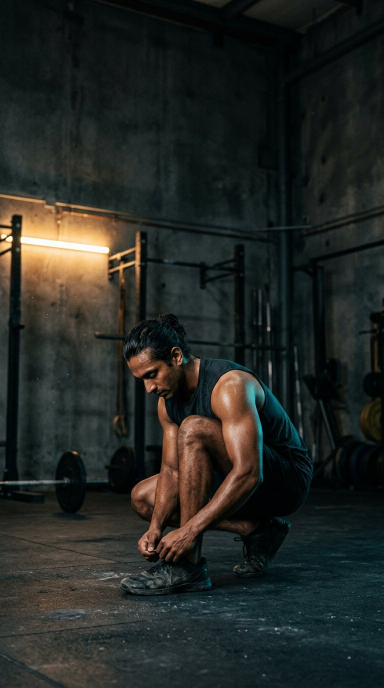
#> input picture reel-studio/episodes/MOTIVATION-01/assets/shot01.jpg, 768 x 1376 px (shown at 1/2 size)
$ python render_motivation_01.py
#> lines starting #> are read from the running program, lines starting #| are printed output that depends on the picture
#!/usr/bin/env python3
"""FITNESSBYMADDY MOTIVATION-01: 30-second, music-first, research-informed reel."""
from PIL import Image, ImageDraw, ImageFont, ImageFilter
import math, os, random, subprocess, sys

ROOT=os.path.dirname(os.path.abspath(__file__))
AS=os.path.join(ROOT,'assets')
OUT=os.path.join(ROOT,'build')
os.makedirs(OUT,exist_ok=True)
W,H,FPS=768,1376,30
DURATION=30.0
FONT_B='/usr/share/fonts/truetype/dejavu/DejaVuSans-Bold.ttf'
FONT_M='/usr/share/fonts/truetype/dejavu/DejaVuSansMono-Bold.ttf'
SCENES=[
 ('shot01.jpg','NO ONE\nIS COMING.','THE WORK STILL WAITS.',None),
 ('shot02.jpg','YOU DON’T\nNEED A MOOD.','YOU NEED A START.',None),
 ('shot07.jpg','SET THE\nCUE.','SAME TIME. SAME PROMISE.','SINGH ET AL. · 2024'),
 ('shot03.jpg','ONE REP.','THEN ANOTHER.',None),
 ('shot04.jpg','ONE MORE.','BEFORE YOU FEEL READY.',None),
 ('shot08.jpg','MOVE WHEN\nIT’S QUIET.','THAT IS THE DIFFERENCE.',None),
 ('shot09.jpg','REPEAT\nTHE PROMISE.','REPETITION BUILDS THE ROUTINE.','SINGH ET AL. · 2024'),
 ('shot10.jpg','YOUR STANDARD\nBUILDS YOU.','NOT ONE PERFECT DAY.',None),
 ('shot05.jpg','START SMALL.\nBUILD WEEKLY.','150 MINUTES · 2 STRENGTH DAYS','WHO · 2020'),
 ('shot06.jpg','SHOW UP.','FITNESSBYMADDY · TRAIN WITH PURPOSE',None),
]
# Fit outputs first, then use a very slight camera movement on every 3-second shot.
def load_bg(name):
#> called with name = 'shot01.jpg'
 im=Image.open(os.path.join(AS,name)).convert('RGB')
#> im is the input picture: PIL image 768x1376 RGB; mean R, G, B 36.3, 39.9, 36.2
 # fully cover the vertical canvas at native source size
 scale=max(W/im.width,H/im.height)
#> scale = 1
 return im.resize((round(im.width*scale),round(im.height*scale)),Image.Resampling.LANCZOS)
BGS=[load_bg(s[0]) for s in SCENES]
#> call 2 of load_bg, with name = 'shot02.jpg'
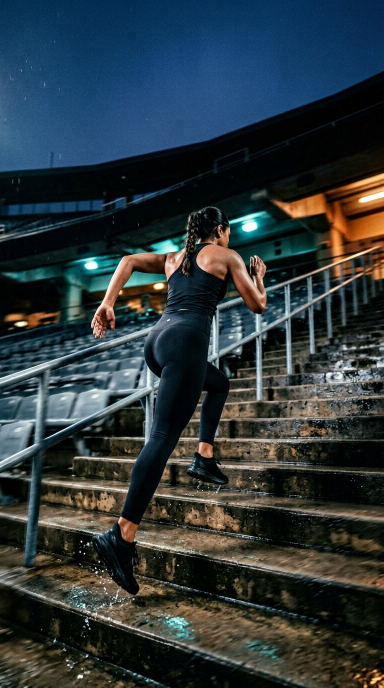
#> input picture reel-studio/episodes/MOTIVATION-01/assets/shot02.jpg, 768 x 1376 px (shown at 1/2 size)
#> in load_bg, im is the input picture: PIL image 768x1376 RGB; mean R, G, B 44.9, 55.9, 59.5
#> call 3 of load_bg, with name = 'shot07.jpg'
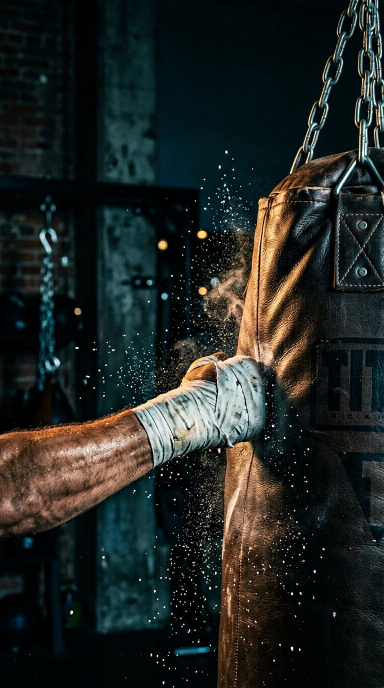
#> input picture reel-studio/episodes/MOTIVATION-01/assets/shot07.jpg, 768 x 1376 px (shown at 1/2 size)
#> in load_bg, im is the input picture: PIL image 768x1376 RGB; mean R, G, B 32.9, 37.8, 35.1
#> call 4 of load_bg, with name = 'shot03.jpg'
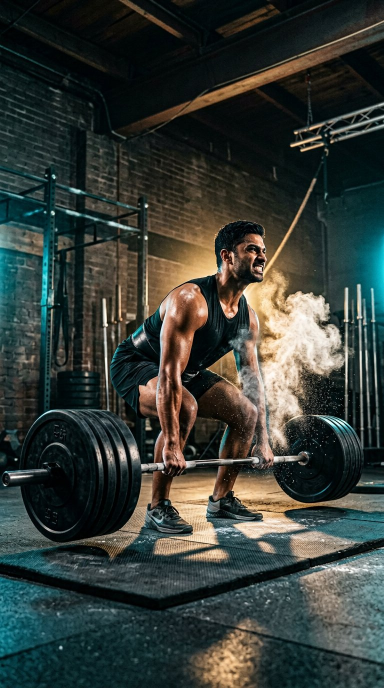
#> input picture reel-studio/episodes/MOTIVATION-01/assets/shot03.jpg, 768 x 1376 px (shown at 1/2 size)
#> in load_bg, im is the input picture: PIL image 768x1376 RGB; mean R, G, B 53.9, 60.7, 55.4
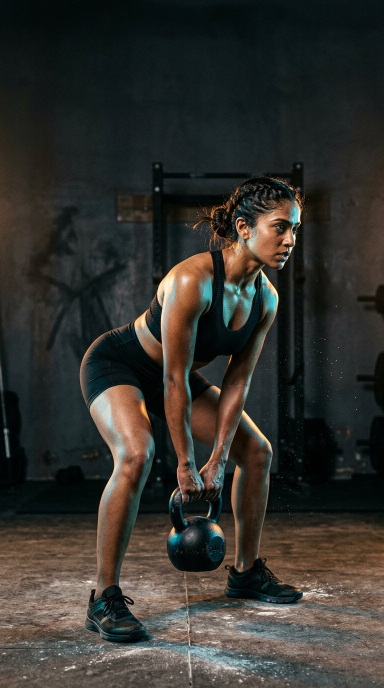
#> input picture reel-studio/episodes/MOTIVATION-01/assets/shot04.jpg, 768 x 1376 px (shown at 1/2 size)
#> in load_bg, im is the input picture: PIL image 768x1376 RGB; mean R, G, B 51.5, 50.4, 45.7
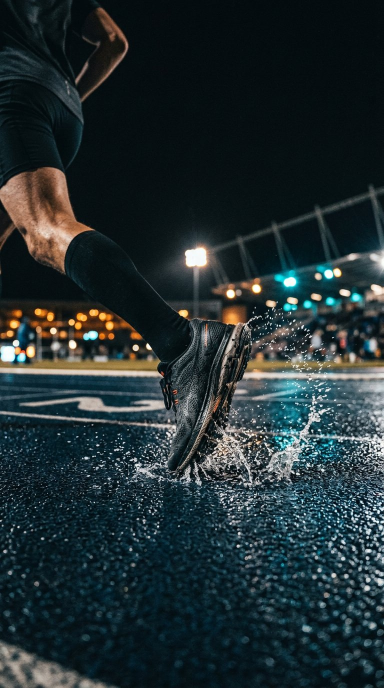
#> input picture reel-studio/episodes/MOTIVATION-01/assets/shot08.jpg, 768 x 1376 px (shown at 1/2 size)
#> in load_bg, im is the input picture: PIL image 768x1376 RGB; mean R, G, B 34.2, 47, 49.8
#> (the run stopped early here; a loop or call above may not have finished)
